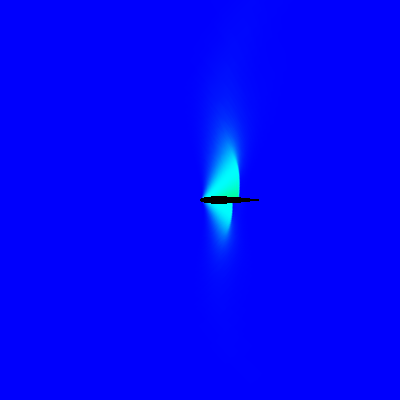

Reproduce this figure in Python.
#!/usr/bin/env python

# Read EnSight Gold binary NACA case file with lookup table and render.

import os

import vtkmodules.vtkInteractionStyle  # noqa: F401
import vtkmodules.vtkRenderingFreeType  # noqa: F401
import vtkmodules.vtkRenderingOpenGL2  # noqa: F401

from vtkmodules.vtkCommonCore import vtkLookupTable
from vtkmodules.vtkFiltersGeometry import vtkGeometryFilter
from vtkmodules.vtkIOEnSight import vtkEnSightGoldBinaryReader
from vtkmodules.vtkRenderingCore import (
    vtkActor,
    vtkCompositePolyDataMapper,
    vtkRenderWindow,
    vtkRenderWindowInteractor,
    vtkRenderer,
)

# Source
data_dir = os.environ.get("VPE_DATA_DIR", os.path.dirname(os.path.abspath(__file__)))

# Read EnSight Gold binary case file
ensight_reader = vtkEnSightGoldBinaryReader()
ensight_reader.SetCaseFileName(os.path.join(data_dir, "EnSight", "naca.bin.case"))
ensight_reader.SetTimeValue(3)

# Lookup table
lookup_table = vtkLookupTable()
lookup_table.SetHueRange(0.667, 0.0)
lookup_table.SetTableRange(0.636, 1.34)

# Extract geometry
geometry_filter = vtkGeometryFilter()
geometry_filter.SetInputConnection(ensight_reader.GetOutputPort())

# Mapper
composite_mapper = vtkCompositePolyDataMapper()
composite_mapper.SetInputConnection(geometry_filter.GetOutputPort())

# Actor
ensight_actor = vtkActor()
ensight_actor.SetMapper(composite_mapper)

# Renderer
renderer = vtkRenderer()
renderer.AddActor(ensight_actor)

# Render window
render_window = vtkRenderWindow()
render_window.AddRenderer(renderer)
render_window.SetWindowName("naca binary")
render_window.SetMultiSamples(0)
render_window.SetSize(400, 400)

# Interactor
interactor = vtkRenderWindowInteractor()
interactor.SetRenderWindow(render_window)

# Scene
renderer.ResetCamera()
camera = renderer.GetActiveCamera()
camera.SetFocalPoint(0, 0, 0)
camera.ParallelProjectionOff()
camera.Zoom(70)
camera.SetViewAngle(1.0)

interactor.Initialize()
interactor.Start()
